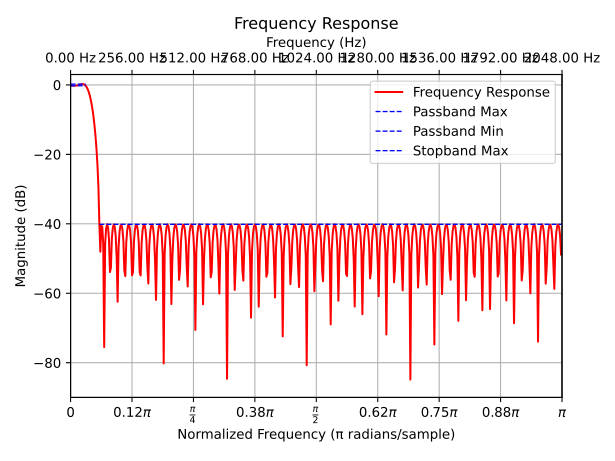

Generate this figure with Python:
#! /usr/bin/env python3

from filtEst import *

sFs      = 4096
sFpb     = 63
sFsb     = 120
sApb     = 0.5
sAsb     = 40

sN = firFindOptN(sFs, sFpb, sFsb, sApb, sAsb)

(h, w, H, Rpb, Rsb, Hpb_min, Hpb_max, Hsb_max) =  fir_calc(sFs, sFpb, sFsb, sApb, sAsb, sN)

plotFrequResp(w, H, sFs, sFpb, sFsb, Hpb_min, Hpb_max, Hsb_max)
plt.tight_layout()
plt.savefig("remez_example_find_n.svg")



